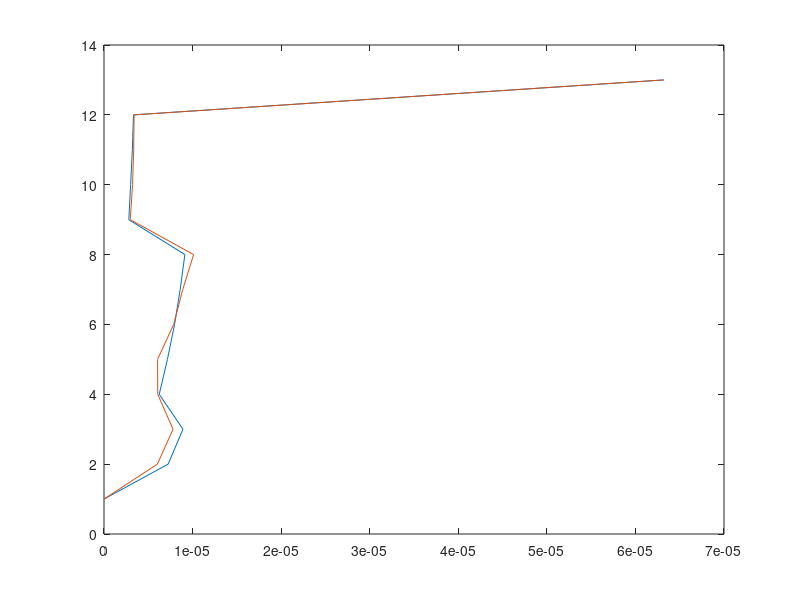

Source code (MATLAB):
%Civil Engeenireeng Student Interance-92
%Khatam Al-Anbiya Univercity Of Technology
%Written by: Mahan ZareiGhanavati
%Winter-2017
%--------------------------------------------
tic;
clear ; close all;
clc;
M1=[234.82 245.89 245.89 249.142 252.1 252.1 252.1 252.1 264.33 276.2 276.2 276.2];
[m,n]=size(M1);
for i=1:n
    M(i,i)=M1(1,i);
end
k=[67555.6 67555.6 67555.6 111111.2 111111.2 111111.2 111111.2 111111.2 382221.96 382221.96 382221.96 382221.96];
K(1,1)=0;
for i=1:n    
    K(i,i)=K(i,i)+k(1,i);
    if i+1<=n
    K(i+1,i+1)=k(1,i);
    K(i+1,i)=-k(1,i);
    K(i,i+1)=-k(1,i);
    end
end
[Fi,Freq2] = eig(K,M);
for i=1:n
    for j=1:n
        Fi2(j,i)=Fi(j,i)/Fi(n,i);
    end
end
Fi2(n+1,n+1)=0;
plot(flipud(Fi2),1:n+1)
for i=1:n
    T(i,i)=(2*pi)/sqrt(Freq2(i,i));
end
M2=M*10000;
Ws=0;
for i=1:n;
    for j=1:n
       s1(j,i)=M2(j,j)*Fi2(j,i);
       S1=sum(s1)
       s2(j,i)=M2(j,j)*(Fi2(j,i))^2;
       S2=sum(s2);
     end
    W(i,i)=((S1(1,i))^2)/S2(1,i)/1000;
    Ws=Ws+W(i,i);
end
for i=1:n
    Wm(i,1)=100*W(i,i)/Ws;
end
%Baraye khatar nesbi ziyad va kheyli ziyad
T0=.1;Ts=.5;S0=1;S=1.5;
for i=1:n
    if (T(i,i)<=T0)
        B(i,i)=S0+(S-S0+1)*(T(i,i)/T0);
    elseif (T0<T(i,i))&&(T(i,i)<=Ts)
        B(i,i)=S+1;
    elseif Ts<T(i,i)<=4
        B(i,i)=(S+1)*(Ts/T(i,i))*(((.7/(4-Ts))*(T(i,i)-Ts)+1));
    else
        B(i,i)=1.7*(s+1)*(Ts/T(i,i));
    end
end
%A & I & Ru Ra daryaft mikonim
A=.3; I=1; Ru=5;
for i=1:n
    C(i,i)=(A*B(i,i)*I)/Ru;
    V(i,i)=C(i,i)*W(i,i)/1000;
    for j=1:n
        F(j,i)=s1(j,i)/S1(1,i)*V(i,i);
        V2(j,i)=sum(F(:,i));
    end
end
V2(n+1,n+1)=0;
plot(flipud(V2),1:n+1);
%ertefae tabeghat ra vared mikonim
H=[38.4 35.2 32 28.8 25.6 22.4 19.2 16 12.8 9.6 6.4 3.2 0];
F(n+1,n+1)=0;
for i=1:n+1
    for j=1:n+1
        M(j,i)=(H(1,1:j)-H(1,j))*F(1:j,i);
    end
end
plot(flipud(M),1:n+1);
for i=1:n
    for j=1:n
    Del0(i,j) = V2(i,j)/k(1,i);
    Del1=flipud(Del0);
    end
end
    Del=sum(Del1)
    for i=1:n
        for j=1:n-1
            Del(j+1,i)=Del1(j,i);
        end
    end
    Del(n+1,n+1)=0;
    plot(flipud(Del),1:n+1);
    %SRSS & CQC be jaye U dar formolha factor mad nazar ra gharar midim
    %agar r<=0.67 bashad mitavan az SRSS estefadeh kard dar gheire in soorat
    %bayad az CQC estefadeh kard
    %kesay a yvared mikonim
    kes=.05;
    for i=1:n-1;
        r(i,i)=T(i+1,i+1)/T(i,i);
        Ro(i,i)=(8*(kes^2)*(1+r(i,i))*r(i,i)^1.5)/((1-r(i,i)^2)^2+(4*(kes^2)*r(i,i)*(1+r(i,i))^2));
    end
    %----------SRSS-----------
    Vsrss0=rot90(Del,-1);
    Vsrss1=power(Vsrss0,2);
    Vsrss2=sum(Vsrss1);
    Vsrss=sqrt(Vsrss2);
    plot(Vsrss,1:n+1);
    hold on;
    %-----------CQC------------
    Ro(n,n)=Ro(n-1,n-1);
    for i=1:n
        for j=1:n-1
        Vcqc0(j,i)=Ro(i,i)*Del(i,j)*Del(i,j+1);
        end
    end
    Vcqc1=2*Vcqc0;
    Vcqc1(1,n+1)=0;
    Vcqc3=sum(Vcqc1);
    Vcqc2=fliplr(Vsrss2);
    Vcqc=sqrt(Vcqc3+Vcqc2);
    plot(fliplr(Vcqc),1:n+1);
    toc;